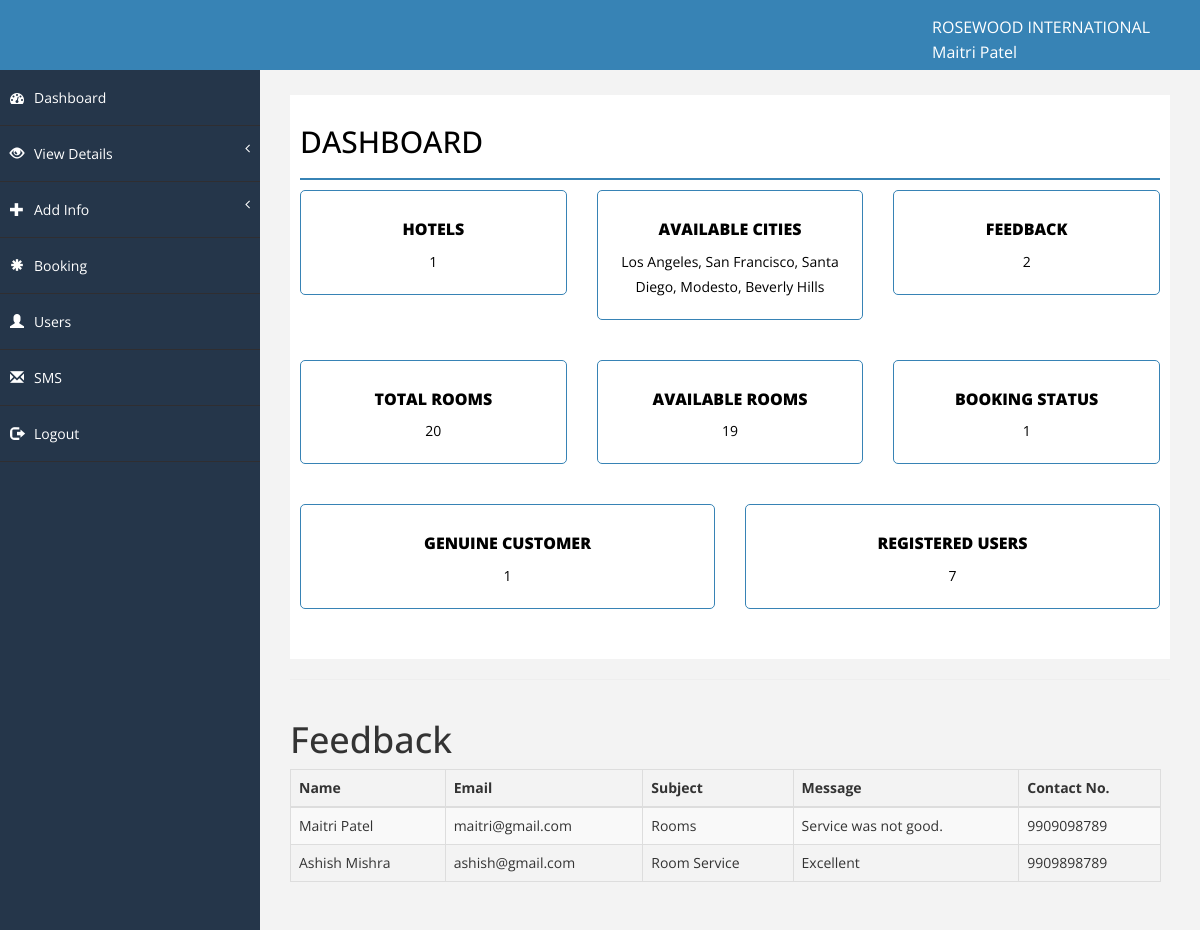
The page /admin/dashboard.php (signed in) on the database its author committed.
### tables this page shows
CREATE TABLE IF NOT EXISTS `employee` (
  `emp_id` int(20) NOT NULL,
  `first_name` varchar(25) NOT NULL,
  `last_name` varchar(25) NOT NULL,
  `address` text NOT NULL,
  `city` varchar(50) NOT NULL,
  `state` varchar(50) NOT NULL,
  `country` varchar(50) NOT NULL,
  `dob` date NOT NULL,
  `gender` varchar(50) NOT NULL,
  `maritial_status` varchar(50) NOT NULL,
  `mobile_no` bigint(50) NOT NULL,
  `designation` varchar(50) NOT NULL,
  `salary` varchar(20) NOT NULL,
  `branch_city` varchar(50) NOT NULL,
  `email` varchar(50) NOT NULL,
  `u_name` varchar(50) NOT NULL,
  `password` varchar(50) NOT NULL,
  `join_date` date NOT NULL,
  `status` varchar(20) NOT NULL
);

CREATE TABLE IF NOT EXISTS `feedback` (
  `name` varchar(50) NOT NULL,
  `email` varchar(50) NOT NULL,
  `subject` varchar(50) NOT NULL,
  `message` varchar(100) NOT NULL,
  `contact_no` bigint(100) NOT NULL
);

### admin/function.php (called while the page is built, shortened)
<?php
function connection(){
    try{
        $con = mysqli_connect("localhost","root","mysql","hoteldb");
    }catch(Exception $e){
        echo $e->getMessage();
    }
    return $con;
}
function selectbyusername($u_name){
    try {
        $con = connection();
        $selectalldata = "SELECT * from employee where u_name='".$u_name."'";
        $result = mysqli_query($con, $selectalldata);
        $row = mysqli_fetch_array($result,MYSQLI_ASSOC);
    } catch (Exception $e) {
        echo 'Message: ' .$e->getMessage();
    }
    return $row;
}
function counttablerows($table){
    try {
        $con = connection();
        $selectalldata = "SELECT * from $table";
        $result = mysqli_query($con, $selectalldata);
        $row = mysqli_num_rows($result);
    } catch (Exception $e) {
        echo 'Message: ' .$e->getMessage();
    }
    return $row;
}
function selectalldataby($table){
    try {
        $con = connection();
        $selectalldata = "SELECT * from $table";
        $result = mysqli_query($con, $selectalldata);
        $row = mysqli_fetch_all($result,MYSQLI_ASSOC);
    } catch (Exception $e) {
        echo 'Message: ' .$e->getMessage();
    }
    return $row;
}
function findavilrooms($table,$hotel_id){
    try {
        $con = connection();
        $selectalldata = "SELECT count(*) As 'availroom' from $table WHERE hotel_id = {$hotel_id} AND booking_status <> 1";
        $result = mysqli_query($con, $selectalldata);
        $row = mysqli_fetch_array($result,MYSQLI_ASSOC);
    } catch (Exception $e) {
        echo 'Message: ' .$e->getMessage();
    }
    return $row;
}
function selectdistictrow($table,$col){
    try{
        $con = connection();
        $sql = "SELECT DISTINCT($col) from $table";
        $result = mysqli_query($con, $sql);
        $row = mysqli_fetch_all($result,MYSQLI_ASSOC);
    }catch(Exception $e){
        echo $e->getMessage();
    }
    return($row);
}

### admin/dashboard.php (the view, shortened to what this page needs)
<?php
include('header.php');
$feedbackdata_data = selectalldataby("feedback");
?>
<div id="page-wrapper">
    <div id="page-inner">
        <div class="row">
            <div class="col-md-12">
                <h1 class="page-head-line">DASHBOARD</h1>
            </div>
        </div>
        <div class="row">
		<div class="col-md-4">
                <div class="main-box mb-dull">
                    <a href="#">
                        <h5>Hotels</h5>
                        <?php echo counttablerows("hotels");
                        ?>
                    </a>
                </div>
            </div>
            <div class="col-md-4">
                <div class="main-box mb-dull">
                    <a href="#">
                        <h5>Available Cities</h5>
                        Los Angeles, San Francisco, Santa Diego, Modesto, Beverly Hills
                    </a>
                </div>
            </div>
            <div class="col-md-4">
                <div class="main-box mb-pink">
                    <a href="#">
                        <h5>Feedback</h5>
                        <?php echo counttablerows("feedback"); ?>
                    </a>
                </div>
            </div>
        </div>
        <div class="row">
            <div class="col-md-4">
                <div class="main-box mb-dull">
                    <a href="#">
                        <h5>Total Rooms</h5>
                        <?php echo counttablerows("rooms");
                        ?>
                    </a>
                </div>
            </div>
            <div class="col-md-4">
                <div class="main-box mb-dull">
                    <a href="#">
                        <h5>Available Rooms</h5>
                        <?php $avail_room = findavilrooms("rooms",1);
                        echo $avail_room['availroom'];
                        ?>
                    </a>
                </div>
            </div>
            <div class="col-md-4">
                <div class="main-box mb-pink">
                    <a href="#">
                        <h5>Booking Status</h5>
                        <?php echo counttablerows("booking"); ?>
                    </a>
                </div>
            </div>
        </div>
        <div class="row">
            <div class="col-md-6">
                <div class="main-box mb-dull">
                    <a href="#">
                        <h5>Genuine Customer</h5>
                        <?php $cust = selectdistictrow("booking","reg_id");
                       echo count($cust);
                        ?>
                    </a>
                </div>
            </div>
            <div class="col-md-6">
                <div class="main-box mb-dull">
                    <a href="#">
                        <h5>Registered Users</h5>
                        <?php echo counttablerows("registration");
                        ?>
                    </a>
                </div>
            </div>
        </div>
        </div>
        <hr/>
        <div class="row">
            <div class="col-md-8">
                <div class="table-responsive">
                    <h1>Feedback</h1>
                    <table class="table table-striped table-bordered table-hover">
                        <thead>
                        <tr>
                            <th>Name</th>
                            <th>Email</th>
                            <th>Subject</th>
                            <th>Message</th>
                            <th>Contact No.</th>
                        </tr>
                        </thead>
                        <tbody><?php
                        foreach ($feedbackdata_data as $feedback_col => $feedback_val) {
                            ?>
                            <tr>
                                <td><?php echo $feedback_val['name']; ?></td>
                                <td><?php echo $feedback_val['email']; ?></td>
                                <td><?php echo $feedback_val['subject']; ?></td>
                                <td><?php echo $feedback_val['message']; ?></td>
                                <td><?php echo $feedback_val['contact_no']; ?></td>
                            </tr>
                            <?php
                        }
                        ?>
                        </tbody>
                    </table>
                </div>
            </div>
        </div>
    </div>
</div>
</body>
</html>

### admin/header.php (shortened to what this page needs)
<?php
include("function.php");
$data = selectbyusername($_SESSION['u_name']);
?>
<!DOCTYPE html>
<html xmlns="http://www.w3.org/1999/xhtml">
<head>
  <link rel="stylesheet" href="https://maxcdn.bootstrapcdn.com/bootstrap/3.3.7/css/bootstrap.min.css">
    <link href="assets/css/bootstrap.css" rel="stylesheet" />
    <link href="assets/css/font-awesome.css" rel="stylesheet" />
    <link href="assets/css/basic.css" rel="stylesheet" />
    <link href="assets/css/custom.css" rel="stylesheet" />
</head>
<body>
    <div id="wrapper">
        <nav class="navbar navbar-default navbar-cls-top " role="navigation" style="margin-bottom: 0">
            <div class="navbar-header">
<a class="navbar-brand" href="dashboard.php"></a>
            </div>
            <div class="header-right">
                ROSEWOOD INTERNATIONAL</br>
				<?php
            echo  $data['first_name'] . " ". $data['last_name'];            ?>
            </div>
        </nav>
        <nav class="navbar-default navbar-side" role="navigation">
            <div class="sidebar-collapse">
                <ul class="nav" id="main-menu">
                    <li>
                        <a class="active-menu" href="dashboard.php"><i class="fa fa-dashboard "></i>Dashboard</a>
                    </li>
                    <li>
                        <a href="#"><i class="	glyphicon glyphicon-eye-open"></i>View Details<span class="fa arrow"></span></a>
                    </li>
                    <li>
                        <a href="#"><i class="glyphicon glyphicon-plus"></i>Add Info<span class="fa arrow"></span></a>
                    </li>
                    <li>
                        <a href="viewbooking.php"><i class="glyphicon glyphicon-asterisk"></i>Booking</a>
                    </li>
                    <li>
                        <a href="viewuser.php"><i class="glyphicon glyphicon-user"></i>Users</a>
                    </li>
                    <li>
                        <a href="sms.php"><i class="glyphicon glyphicon-envelope"></i>SMS</a>
                    </li>
                    <li>
                        <a href="logout.php"><i class="glyphicon glyphicon-log-out"></i>Logout</a>
                    </li>
                </ul>
            </div>
        </nav>

### admin/assets/css/basic.css (style rules this page uses)
body { font-family: 'Open Sans', sans-serif; line-height:25px; }
#wrapper { width: 100%; background: #25364A; }
#page-wrapper { padding: 15px 15px; min-height: 600px; background: #F3F3F3; }
#page-inner { width: 100%; margin: 10px 20px 10px 0px; background-color: #fff!important; padding: 10px; }
.page-head-line { font-size: 30px; text-transform: uppercase; color: #000; font-weight: 500; padding-bottom: 20px; border-bottom: 2px solid #3783B5; margin-bottom: 10px; }
.navbar-cls-top .navbar-brand { color: white; background: #25364A; width: 260px; text-align: center; height: 75px; font-size: 20px; letter-spacing: 1px; font-weight: 20; padding-top: 25px; text-transform:uppercase; position: absolute; }
.header-right { color: white; padding: 15px 50px 5px 50px; float: right; font-size: 16px; }
.active-menu { background-color: #25364A!important; }
.arrow { float: right; }
.fa.arrow:before { content: "\f104"; }
.sidebar-collapse, .sidebar-collapse .nav { background: none; }
.sidebar-collapse .nav { padding: 0; }
.sidebar-collapse .nav > li > a { color: white; background: #25364A; text-shadow: none; padding: 15px 40px; border-bottom: 1px solid #2F2E31; }
.sidebar-collapse > .nav > li > a { padding: 15px 10px; }
.navbar-side { border: none; background-color: #25364A; }
.navbar-cls-top { background: #3783B5; border-bottom: none; }
.navbar-default { border: 0px solid black; }
.navbar-header { background: #25364A; }
.nav > li > a > i { margin-right: 10px; }
@media (min-width:768px) { #page-wrapper { margin: 0 0 0 260px; padding: 15px 30px; min-height: 1200px; } }
@media (min-width:768px) { .navbar-side { z-index: 1; position: absolute; width: 260px; } }
@media (min-width:768px) { .navbar { border-radius: 0px; } }

### admin/assets/css/custom.css (style rules this page uses)
.main-box a,.main-box a:hover { color:black; text-decoration:none; }
.mb-dull { background-color:white; border: 1px solid #3783B5; }
.mb-pink { background-color: white; border: 1px solid #3783B5; }
.main-box h5 { font-size:16px; font-weight:800; text-transform:uppercase; }

### rows shown on the page
employee: first_name "Maitri", last_name "Patel"
feedback: name "Maitri Patel", email "maitri@gmail.com", subject "Rooms", message "Service was not good.", contact_no "9909098789"
feedback: name "Ashish Mishra", email "ashish@gmail.com", subject "Room Service", message "Excellent", contact_no "9909898789"

### other values the page prints
counttablerows("hotels") "1"
counttablerows("feedback") "2"
counttablerows("rooms") "20"
$avail_room['availroom'] "19"
counttablerows("booking") "1"
count($cust) "1"
counttablerows("registration") "7"
